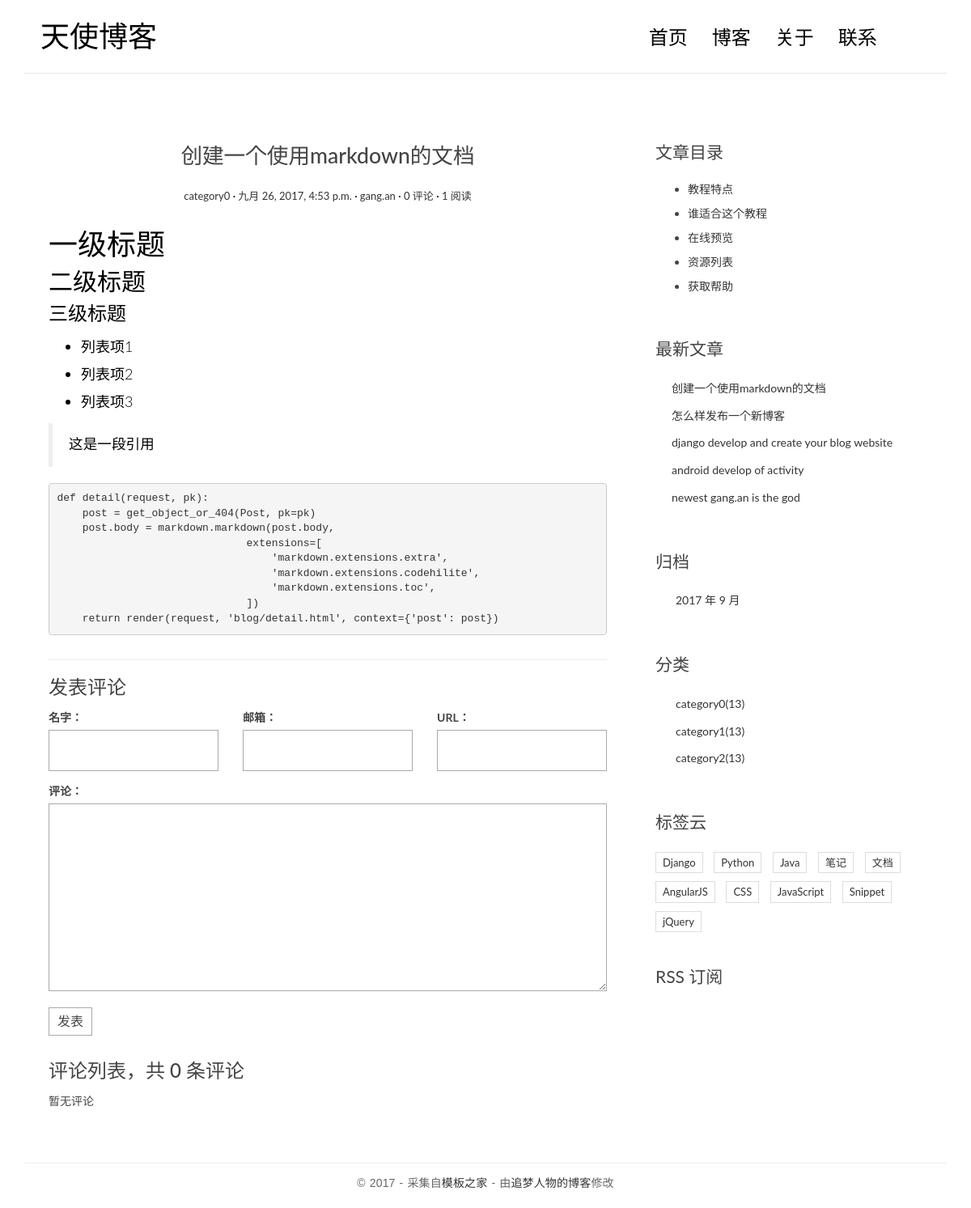
Screenshot of /post/7/ with the database file from the repository.
### blog/models.py (models this page shows, shortened)
class Post(models.Model):
    title = models.CharField(max_length=70)
    body = models.TextField()
    created_time = models.DateTimeField()
    modified_time = models.DateTimeField()
    excerpt = models.CharField(max_length=200, blank=True)
    category = models.ForeignKey(Category)
    tags = models.ManyToManyField(Tag, blank=True)
    author = models.ForeignKey(User)
    views = models.PositiveIntegerField(default=0)
    def get_absolute_url(self):
        print('detail url:',reverse('blog:detail',kwargs={'pk':self.pk}))
        return reverse('blog:detail',kwargs={'pk':self.pk})
    def increase_views(self):
        self.views += 1
        self.save(update_fields=['views'])

class Category(models.Model):
    name = models.CharField(max_length=100)
    def __str__(self):
        return self.name

### blog/views.py (the view)
# urls.py: url(r'post/(?P<pk>[0-9]+)/$',views.detail, name='detail'),
def detail(request,pk):
    print("detail")
    post = get_object_or_404(Post,pk=pk)
    post.increase_views()
    post.body = markdown.markdown(post.body,
                                  extensions=[
                                     'markdown.extensions.extra',
                                     'markdown.extensions.codehilite',
                                     'markdown.extensions.toc',
                                  ])
    form = CommentForm()
    comment_list = post.comment_set.all()
    context = {'post': post,
               'form': form,
               'comment_list': comment_list
               }
    return render(request,'blog/detail.html',context=context)

### comments/forms.py
class CommentForm(forms.ModelForm):
    class Meta:
        model = Comment
        fields = ['name', 'email', 'url', 'text']

### blog/templatetags/blog_tags.py (called while the page is built)
@register.simple_tag
def get_recent_posts(num=5):
    return Post.objects.all().order_by('-created_time')[:num]

@register.simple_tag
def archives():
    return Post.objects.dates('created_time', 'month', order='DESC')

@register.simple_tag
def get_categories():
    return Category.objects.all()

### templates/blog/detail.html (shortened to what this page needs)
{% extends 'base.html' %}
            {% block main%}
                <article class="post post-{{ post.pk }}">
                    <header class="entry-header">
                        <h1 class="entry-title">{{post.title}}</h1>
                        <div class="entry-meta">
                            <span class="post-category"><a href="#">{{post.category}}</a></span>
                            <span class="post-date"><a href="#"><time class="entry-date"
                                                                      datetime={{post.created_time}}>{{post.created_time}}</time></a></span>
                            <span class="post-author"><a href="#">{{post.author}}</a></span>
                            <span class="comments-link"><a href="#">{{ post.comment_set.count }} 评论</a></span>
                            <span class="views-count"><a href="#">{{post.views}} 阅读</a></span>
                        </div>
                    </header>
                    <div class="entry-content clearfix">
                        {{post.body|safe}}
                    </div>
                </article>
                <section class="comment-area" id="comment-area">
                    <hr>
                    <h3>发表评论</h3>
                    <form action="{% url 'comments:post_comment' post.pk %}" method="post" class="comment-form">
                    <div class="row">
                        <div class="col-md-4">
                            <label for="{{ form.name.id_for_label }}">名字：</label>
                            {{ form.name }}
                        </div>
                        <div class="col-md-4">
                            <label for="{{ form.email.id_for_label }}">邮箱：</label>
                            {{ form.email }}
                        </div>
                        <div class="col-md-4">
                            <label for="{{ form.url.id_for_label }}">URL：</label>
                            {{ form.url }}
                        </div>
                        <div class="col-md-12">
                            <label for="{{ form.text.id_for_label }}">评论：</label>
                            {{ form.text }}
                            <button type="submit" class="comment-btn">发表</button>
                        </div>
                    </div>
                    </form>
                    <div class="comment-list-panel">
                        <h3>评论列表，共 <span>{{ post.comment_set.count }}</span> 条评论</h3>
                        <ul class="comment-list list-unstyled">
                            {%for comment in comment_list%}
                            <li class="comment-item">
                                <span class="nickname">{{comment.name}}</span>
                                <time class="submit-date" datetime={{comment.created_time}}>{{comment.created_time}}</time>
                                <div class="text">
                                    {{comment.text}}
                                </div>
                            </li>
                            {% empty %}
                            暂无评论
                            {% endfor %}
                        </ul>
                    </div>
                </section>
            {% endblock main%}
            {% block toc%}
                <div class="widget widget-content">
                    <h3 class="widget-title">文章目录</h3>
                    <ul>
                        <li>
                            <a href="#">教程特点</a>
                        </li>
                        <li>
                            <a href="#">谁适合这个教程</a>
                        </li>
                        <li>
                            <a href="#">在线预览</a>
                        </li>
                        <li>
                            <a href="#">资源列表</a>
                        </li>
                        <li>
                            <a href="#">获取帮助</a>
                        </li>
                    </ul>
                </div>
            {% endblock toc%}

### templates/base.html (shortened to what this page needs)
{% load staticfiles %}
{% load blog_tags %}
<!DOCTYPE html>
<html>
<head>
    <link rel="stylesheet" href="{%static 'blog/css/bootstrap.min.css'%}">
    <link rel="stylesheet" href="http://code.ionicframework.com/ionicons/2.0.1/css/ionicons.min.css">
    <link rel="stylesheet" href="{%static 'blog/css/pace.css'%}">
    <link rel="stylesheet" href="{%static 'blog/css/custom.css'%}">
    <link rel="stylesheet" href="{%static 'blog/css/highlights/github.css' %}">
</head>
<body>
<div class="container">
    <header id="site-header">
        <div class="row">
            <div class="col-md-4 col-sm-5 col-xs-8">
                <div class="logo">
                    <h1><a href={% url 'blog:index'%}>天使博客</a></h1>
                </div>
            </div>
            <div class="col-md-8 col-sm-7 col-xs-4">
                <nav class="main-nav" role="navigation">
                    <div class="collapse navbar-collapse" id="bs-example-navbar-collapse-1">
                        <ul class="nav navbar-nav navbar-right">
                            <li class="cl-effect-11"><a href="index.html" data-hover="首页">首页</a></li>
                            <li class="cl-effect-11"><a href="full-width.html" data-hover="博客">博客</a></li>
                            <li class="cl-effect-11"><a href="about.html" data-hover="关于">关于</a></li>
                            <li class="cl-effect-11"><a href="contact.html" data-hover="联系">联系</a></li>
                        </ul>
                    </div>
                </nav>
            </div>
        </div>
    </header>
</div>
<div class="content-body">
    <div class="container">
        <div class="row">
            <main class="col-md-8">
                {% block main %}
                {% endblock main %}
            </main>
            <aside class="col-md-4">
                {% block toc %}
                {% endblock toc %}
                <div class="widget widget-recent-posts">
                    <h3 class="widget-title">最新文章</h3>
                    {% get_recent_posts as recent_post_list %}
                    <ul>
                        {% for post in recent_post_list %}
                        <li>
                            <a href="{{ post.get_absolute_url }}">{{ post.title }}</a>
                        </li>
                        {% empty %}
                            暂无文章！
                        {% endfor %}
                    </ul>
                </div>
                <div class="widget widget-archives">
                    <h3 class="widget-title">归档</h3>
                    {% archives as date_list %}
                    <ul>
                        {% for date in date_list %}
                            <li>
                                <a href={% url 'blog:archives' date.year date.month %}>{{ date.year }} 年 {{ date.month }} 月</a>
                            </li>
                        {% empty %}
                        暂无归档！
                        {% endfor %}
                    </ul>
                </div>
                <div class="widget widget-category">
                    <h3 class="widget-title">分类</h3>
                    {% get_categories as categories%}
                    <ul>
                        {% for category in categories %}
                        <li>
                            <a href="#">{{category.name}}<span class="post-count">(13)</span></a>
                        </li>
                        {% empty %}
                        暂无分类
                        {% endfor %}
                    </ul>
                </div>
                <div class="widget widget-tag-cloud">
                    <h3 class="widget-title">标签云</h3>
                    <ul>
                        <li>
                            <a href="#">Django</a>
                        </li>
                        <li>
                            <a href="#">Python</a>
                        </li>
                        <li>
                            <a href="#">Java</a>
                        </li>
                        <li>
                            <a href="#">笔记</a>
                        </li>
                        <li>
                            <a href="#">文档</a>
                        </li>
                        <li>
                            <a href="#">AngularJS</a>
                        </li>
                        <li>
                            <a href="#">CSS</a>
                        </li>
                        <li>
                            <a href="#">JavaScript</a>
                        </li>
                        <li>
                            <a href="#">Snippet</a>
                        </li>
                        <li>
                            <a href="#">jQuery</a>
                        </li>
                    </ul>
                </div>
                <div class="rss">
                    <a href=""> RSS 订阅</a>
                </div>
            </aside>
        </div>
    </div>
</div>
<footer id="site-footer">
    <div class="container">
        <div class="row">
            <div class="col-md-12">
                <p class="copyright">&copy 2017 - 采集自<a href="http://www.cssmoban.com/"
                                                        target="_blank" title="模板之家">模板之家</a>
                    - 由<a href="http://zmrenwu.com/" title="网页模板" target="_blank">追梦人物的博客</a>修改
                </p>
            </div>
        </div>
    </div>
</footer>
</body>
</html>

### blog/static/blog/css/custom.css (style rules this page uses)
* { outline: none; }
h1, h2, h3, h4, h5, h6 { margin-top: 0; }
a { color: #333; }
body { color: #444; font-family: 'Lato', sans-serif; }
p { font-family: 'Ubuntu', sans-serif; font-weight: 400; word-spacing: 1px; letter-spacing: 0.01em; }
#site-header { background-color: #FFF; padding: 25px 20px; margin-bottom: 40px; border-bottom: 1px solid #e7e7e7; }
.logo h1 a { color: #000; }
.logo h1 { margin: 0; font-family: 'Lato', sans-serif; font-weight: 300; }
.main-nav { margin-top: 11px; max-width: 95%; }
.main-nav a { color: #000000 !important; padding: 0 0 5px 0 !important; margin-right: 30px; font-family: 'Lato', sans-serif; font-weight: 300; font-size: 24px; }
.cl-effect-11 a { padding: 10px 0; color: #0972b4; text-shadow: none; }
.cl-effect-11 a::before { position: absolute; top: 0; left: 0; overflow: hidden; padding: 0 0 5px 0 !important; max-width: 0; border-bottom: 1px solid #000; color: #000; content: attr(data-hover); white-space: nowrap; -webkit-transition: max-width 0.5s; -moz-transition: max-width 0.5s; transition: max-width 0.5s; }
.content-body { padding-bottom: 4em; }
.post { background: #fff; padding: 30px 30px 0; }
.entry-title { text-align: center; font-size: 1.9em; margin-bottom: 20px; line-height: 1.6; padding: 10px 20px 0; }
.entry-meta { text-align: center; color: #DDDDDD; font-size: 13px; margin-bottom: 30px; }
.entry-content { font-size: 18px; line-height: 1.9; font-weight: 300; color: #000; }
.post-category::after, .post-date::after, .post-author::after, .comments-link::after { content: ' ·'; color: #000; }
.widget { background: #fff; padding: 30px 0 0; }
.widget-title { font-size: 1.5em; margin-bottom: 20px; line-height: 1.6; padding: 10px 0 0; font-weight: 400; }
.widget-recent-posts ul { padding: 0; margin: 0; padding-left: 20px; }
.widget-recent-posts ul li { list-style-type: none; position: relative; line-height: 170%; margin-bottom: 10px; }
.widget-recent-posts ul li::before { content: '\f3d3'; font-family: "Ionicons"; position: absolute; left: -17px; top: 3px; font-size: 16px; color: #000; }
.widget-archives ul { padding: 0; margin: 0; padding-left: 25px; }
.widget-archives ul li { list-style-type: none; position: relative; line-height: 170%; margin-bottom: 10px; }
.widget-archives ul li::before { content: '\f3f3'; font-family: "Ionicons"; position: absolute; left: -25px; top: 1px; font-size: 16px; color: #000; }
.widget-category ul { padding: 0; margin: 0; padding-left: 25px; }
.widget-category ul li { list-style-type: none; position: relative; line-height: 170%; margin-bottom: 10px; }
.widget-category ul li::before { content: '\f3fe'; font-family: "Ionicons"; position: absolute; left: -25px; top: 1px; font-size: 18px; color: #000; }
.widget-tag-cloud ul { padding: 0; margin: 0; margin-right: -10px; }
.widget-tag-cloud ul li { list-style-type: none; font-size: 13px; display: inline-block; margin-right: 10px; margin-bottom: 10px; padding: 3px 8px; border: 1px solid #ddd; }
.widget-content ul li { margin-bottom: 10px; }
.rss { font-size: 21px; margin-top: 30px; }
.rss a { color: #444; }
#site-footer { padding-top: 10px; padding: 0 0 1.5em 0; }
.copyright { text-align: center; padding-top: 1em; margin: 0; border-top: 1px solid #eee; color: #666; }
.contact-form input, .comment-form input { border: 1px solid #aaa; margin-bottom: 15px; width: 100%; padding: 15px 15px; font-size: 16px; line-height: 100%; transition: 0.4s border-color linear; }
.contact-form textarea, .comment-form textarea { border: 1px solid #aaa; margin-bottom: 15px; width: 100%; padding: 15px 15px; font-size: 16px; line-height: 20px !important; min-height: 183px; transition: 0.4s border-color linear; }
.comment-area { padding: 0 30px 0; }
.comment-form { margin-top: 15px; }
.comment-form .comment-btn { background-color: #fff; border: 1px solid #aaa; font-size: 16px; padding: 5px 10px; }
.comment-list-panel { margin-top: 30px; }
.comment-list { margin-top: 15px; }

### rows the page displays
Post: title "创建一个使用markdown的文档", category "category0", created_time "九月 26, 2017, 4:53 p.m.", author "gang.an", comment_set.count "0", views "1", body "一级标题 二级标题 三级标题 列表项1 列表项2 列表项3 这是一段引用 def detail(request, pk): post = get_object_or_404(Post, pk=pk) post.body = markdown.markdown(post.body, extensions=[ 'markdown.extensions.extra', 'markdown.extensions.codehilite', 'markdown.extensions.toc', ]) return render(request, 'blog/detail.html', context={'post': post})"
Post: title "怎么样发布一个新博客"
Post: title "django develop and create your blog website"
Post: title "android develop of activity"
Post: title "newest gang.an is the god"
Category: name "category0"
Category: name "category1"
Category: name "category2"

### other values shown
{{ date.year }} "2017"
{{ date.month }} "9"
